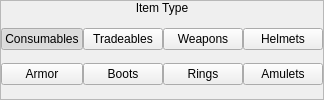
    <widget class="QFrame" name="frame">
     <property name="frameShape">
      <enum>QFrame::StyledPanel</enum>
     </property>
     <property name="frameShadow">
      <enum>QFrame::Raised</enum>
     </property>
     <layout class="QVBoxLayout" name="verticalLayout">
      <property name="spacing">
       <number>0</number>
      </property>
      <property name="leftMargin">
       <number>0</number>
      </property>
      <property name="topMargin">
       <number>0</number>
      </property>
      <property name="rightMargin">
       <number>0</number>
      </property>
      <property name="bottomMargin">
       <number>0</number>
      </property>
      <item>
       <widget class="QLabel" name="label">
        <property name="sizePolicy">
         <sizepolicy hsizetype="Preferred" vsizetype="Fixed">
          <horstretch>0</horstretch>
          <verstretch>0</verstretch>
         </sizepolicy>
        </property>
        <property name="text">
         <string>Item Type</string>
        </property>
        <property name="alignment">
         <set>Qt::AlignCenter</set>
        </property>
       </widget>
      </item>
      <item>
       <widget class="QWidget" name="widget" native="true">
        <layout class="QGridLayout" name="gridLayout">
         <property name="leftMargin">
          <number>0</number>
         </property>
         <property name="topMargin">
          <number>0</number>
         </property>
         <property name="rightMargin">
          <number>0</number>
         </property>
         <property name="bottomMargin">
          <number>0</number>
         </property>
         <property name="spacing">
          <number>0</number>
         </property>
         <item row="0" column="3">
          <widget class="QPushButton" name="btnWeapons">
           <property name="text">
            <string>Weapons</string>
           </property>
           <property name="checkable">
            <bool>true</bool>
           </property>
           <property name="autoExclusive">
            <bool>true</bool>
           </property>
          </widget>
         </item>
         <item row="2" column="2">
          <widget class="QPushButton" name="btnBoots">
           <property name="text">
            <string>Boots</string>
           </property>
           <property name="checkable">
            <bool>true</bool>
           </property>
           <property name="autoExclusive">
            <bool>true</bool>
           </property>
          </widget>
         </item>
         <item row="2" column="1">
          <widget class="QPushButton" name="btnArmor">
           <property name="text">
            <string>Armor</string>
           </property>
           <property name="checkable">
            <bool>true</bool>
           </property>
           <property name="autoExclusive">
            <bool>true</bool>
           </property>
          </widget>
         </item>
         <item row="2" column="3">
          <widget class="QPushButton" name="btnRings">
           <property name="text">
            <string>Rings</string>
           </property>
           <property name="checkable">
            <bool>true</bool>
           </property>
           <property name="autoExclusive">
            <bool>true</bool>
           </property>
          </widget>
         </item>
         <item row="0" column="4">
          <widget class="QPushButton" name="btnHelmets">
           <property name="text">
            <string>Helmets</string>
           </property>
           <property name="checkable">
            <bool>true</bool>
           </property>
           <property name="autoExclusive">
            <bool>true</bool>
           </property>
          </widget>
         </item>
         <item row="0" column="2">
          <widget class="QPushButton" name="btnTradeables">
           <property name="text">
            <string>Tradeables</string>
           </property>
           <property name="checkable">
            <bool>true</bool>
           </property>
           <property name="autoExclusive">
            <bool>true</bool>
           </property>
          </widget>
         </item>
         <item row="2" column="4">
          <widget class="QPushButton" name="btnAmulets">
           <property name="text">
            <string>Amulets</string>
           </property>
           <property name="checkable">
            <bool>true</bool>
           </property>
           <property name="autoExclusive">
            <bool>true</bool>
           </property>
          </widget>
         </item>
         <item row="0" column="1">
          <widget class="QPushButton" name="btnConsumables">
           <property name="text">
            <string>Consumables</string>
           </property>
           <property name="checkable">
            <bool>true</bool>
           </property>
           <property name="checked">
            <bool>true</bool>
           </property>
           <property name="autoExclusive">
            <bool>true</bool>
           </property>
          </widget>
         </item>
        </layout>
       </widget>
      </item>
     </layout>
    </widget>
